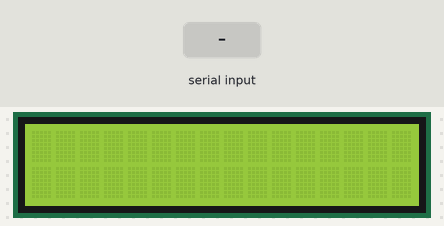
Bench run of a sketch on a simulated Arduino Uno, built with avr-gcc and run on an emulated ATmega328P. Parts: 16×2 character LCD. The test bench sets the inputs (shaded band).

Above: at 1.2 s.
1.3 s: "1" received over Serial
At 3.3 s:
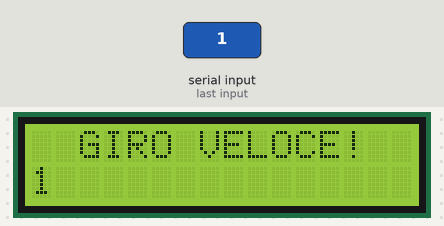
Timing chart, 0 to 4.8 s (numbered marks = the images above; inputs shaded):
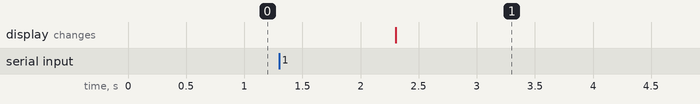

Measured:
- after the input at 1.3 s, the display: changes after 1.0 s (image 1)

The sketch:

display.ino
```cpp
#include <LiquidCrystal.h>
#define ROW_1 0
#define ROW_2 1

LiquidCrystal lcd(12, 11, 5, 4, 3, 2);

void setup() {
  // put your setup code here, to run once:
  Serial.begin(9600);
  lcd.begin(16, 2);
}

void loop() {
  char message[16] = {'0'};
  lcd.clear();
  if (Serial.available() > 0) {
    Serial.readBytes(message, 16);

    lcd.setCursor(0, ROW_1);
    lcd.print("  GIRO VELOCE!  ");

    lcd.setCursor(0, ROW_2);
    lcd.print(message);

    delay(4000);
  }
}
```
